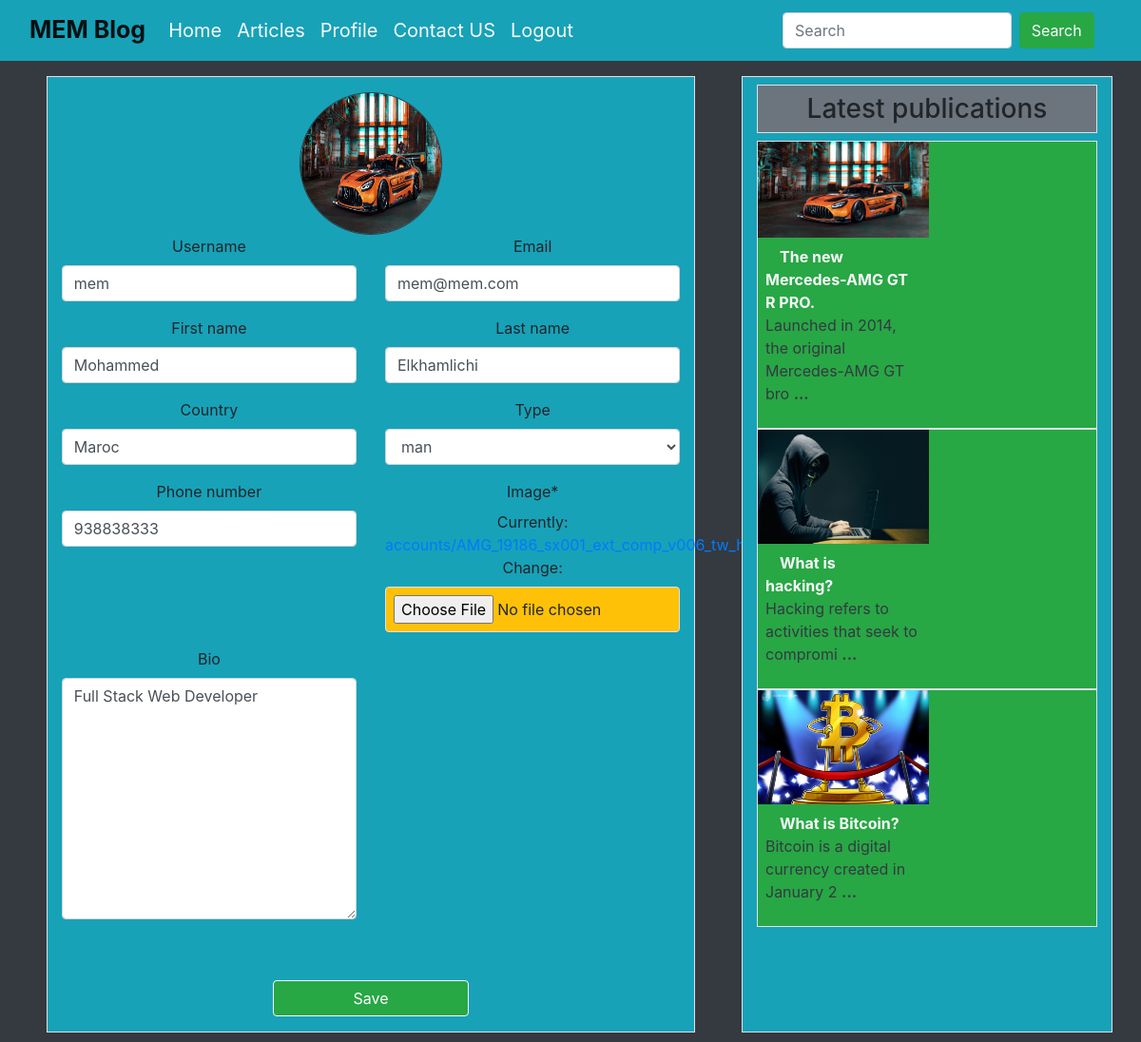
/accounts/profile/ (signed in), run on the app's committed database.
### accounts/models.py (models this page shows, shortened)
class Profile(models.Model):
    PERSON_TYPE = (
        ('w','women'),
        ('m','man'),
    )
    user = models.ForeignKey(User, on_delete=models.CASCADE)
    username = models.CharField(max_length=200, null=True, blank=True)
    first_name = models.CharField(max_length=100, null=True, blank=True)
    last_name = models.CharField(max_length=100, null=True, blank=True)
    email = models.EmailField(max_length=255, null=True, blank=True)
    date_birth = models.DateField(help_text='Required. Format: YYYY-MM-DD', null=True, blank=True)
    country = models.CharField(max_length=100, null=True, blank=True)
    phone_number = models.PositiveIntegerField(null=True, blank=True)
    type = models.CharField(max_length=100, choices=PERSON_TYPE, blank=True, null=True)
    image = models.ImageField(upload_to="accounts/", null=True, blank=True)
    bio = models.TextField(blank=True, null=True)
    created = models.DateTimeField(auto_now_add=True)
    updated = models.DateTimeField(auto_now=True)
    class Meta:
        ordering = ['-updated']

### articles/models.py (models this page shows, shortened)
class Article(models.Model):
    user = models.ForeignKey(User, on_delete=models.CASCADE)
    category = models.ForeignKey(Category, on_delete=models.CASCADE, null=True, blank=True)
    title = models.CharField(max_length=200)
    content = RichTextField()
    image = models.ImageField(upload_to="artciles/")
    created = models.DateTimeField(auto_now_add=True)
    updated = models.DateTimeField(auto_now=True)
    class Meta:
        ordering = ['-updated']

### accounts/views.py (the view, shortened to what this page needs)
# urls.py: path('profile/', profile, name="profile"),
def profile(request):
    if request.user.is_authenticated:
        user_info = Profile.objects.get(user=request.user)
        profile_form = ProfileForm(instance=user_info)
        context = {
            'profile_form':profile_form,
            'user_info':user_info,
            'latest_articles':latest_articles,
        }
        return render(request, 'accounts/profile.html', context)
    else:
        return redirect('accounts:login')

### accounts/forms.py
class ProfileForm(forms.ModelForm):
    image = forms.ImageField(
        widget=forms.ClearableFileInput(
            attrs={
                "class":"col-md-12 p-2 border mt-2 rounded bg-warning",
                "placeholder":"Image Profile",
            }
        )
    )
    class Meta:
        model = Profile
        fields = list((
            'email','username','first_name','last_name','phone_number','image','type','country','bio',
        ))

### accounts/templates/accounts/profile.html (shortened to what this page needs)
{% extends "admins/base.html" %}
{% load static %}
{% load crispy_forms_tags %}
{% block navbar %}
    {% include 'admins/navbar.html' %}
{% endblock navbar %}
{% block content %}
    <form action="" method="POST" class="mb-3" enctype="multipart/form-data">
        <div class="text-center">
            {% if user_info.image %}
                <img class="rounded-circle mt-3 border border-dark" width="150px" height="150px"  src="{{user_info.image.url}}" alt="">
            {% else %}
                <img class="rounded-circle mt-3" width="150px" height="150px" src="{% static 'img/hacker-1.jpg' %}" alt="">
            {% endif %}
                <div class="row">
                    <div class="col-md-6">
                        {{profile_form.username|as_crispy_field}}
                    </div>
                    <div class="col-md-6">
                        {{profile_form.email|as_crispy_field}}
                    </div>
                    <div class="col-md-6">
                        {{profile_form.first_name|as_crispy_field}}
                    </div>
                    <div class="col-md-6">
                        {{profile_form.last_name|as_crispy_field}}
                    </div>
                    <div class="col-md-6">
                        {{profile_form.country|as_crispy_field}}
                    </div>
                    <div class="col-md-6">
                        {{profile_form.type|as_crispy_field}}
                    </div>
                    <div class="col-md-6">
                        {{profile_form.phone_number|as_crispy_field}}
                    </div>
                    <div class="col-md-6">
                        {{profile_form.image|as_crispy_field}}
                    </div>
                    <div class="col-md-6">
                        {{profile_form.bio|as_crispy_field}}
                    </div>
                </div>
            <div class="col-md-12 mt-5">
                <input class="btn btn-success col-md-4 border border-light" type="submit" value="Save">
            </div>
        </div>
    </form>
{% endblock content %}
{% block sidebar %}
    {% include "admins/sidebar.html" %}
{% endblock sidebar %}

### templates/admins/sidebar.html
{% load static %}
{% load crispy_forms_tags %}
<h3 class="bg-secondary text-center p-2  border mt-2">Latest publications</h3>
    {% for article in latest_articles %}
        <div class="row p-0  border bg-success m-auto">
            <img class="bg-light img-fluid"  width="180px" src="{{article.image.url}}" alt="">
            <div class="col-md-6 p-2">
                <a class="text-light container-fluid font-weight-bold w-100" href="{% url 'articles:detail' article.id %}">{{article.title}}</a>
                <p class="text-dark w-100">
                    {{article.content|striptags|slice:":50"}}
                    <b>...</b>
                </p>
            </div>
        </div>
    {% endfor %}

### data on the page
Profile: image (picture), username "mem", email "mem@mem.com", first_name "Mohammed", last_name "Elkhamlichi", country "Maroc", type "man", phone_number "938838333", bio "Full Stack Web Developer"
Article: image (picture), title "The new Mercedes-AMG GT R PRO.", content "Launched in 2014, the original Mercedes-AMG GT bro"
Article: image (picture), title "What is hacking?", content "Hacking refers to activities that seek to compromi"
Article: image (picture), title "What is Bitcoin?", content "Bitcoin is a digital currency created in January 2"
